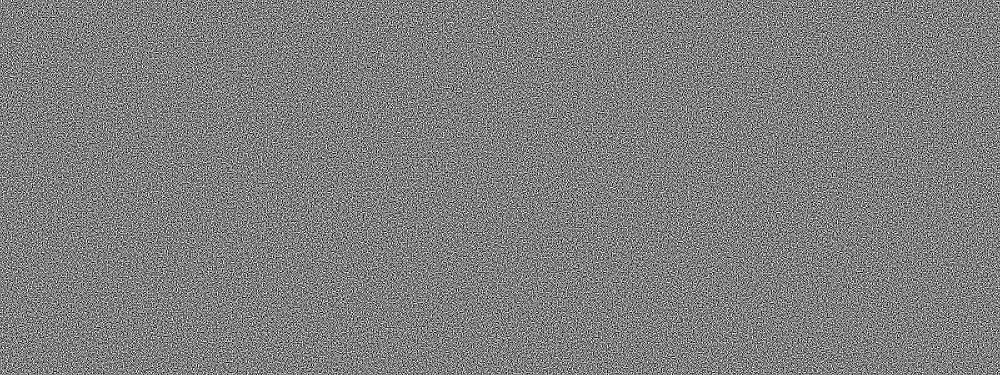
#> input picture share_1.png, 1000 x 375 px, shrunk from 1600 x 600 before the run
$ python encrypt.py share_1.png
#> lines starting #> are read from the running program, lines starting #| are printed output that depends on the picture
from PIL import Image, ImageDraw
import os
import sys
from random import SystemRandom
random = SystemRandom()

image = str(sys.argv[1])

if not os.path.isfile(image):
    print("File not found !")
    exit()

img = Image.open(image)
#> img is the input picture: PIL image 1000x375 L; min 0, max 255, mean 127.5

f, e = os.path.splitext(image)
out_filename_A = "share_1.png"
out_filename_B = "share_2.png"

img = img.convert('1')
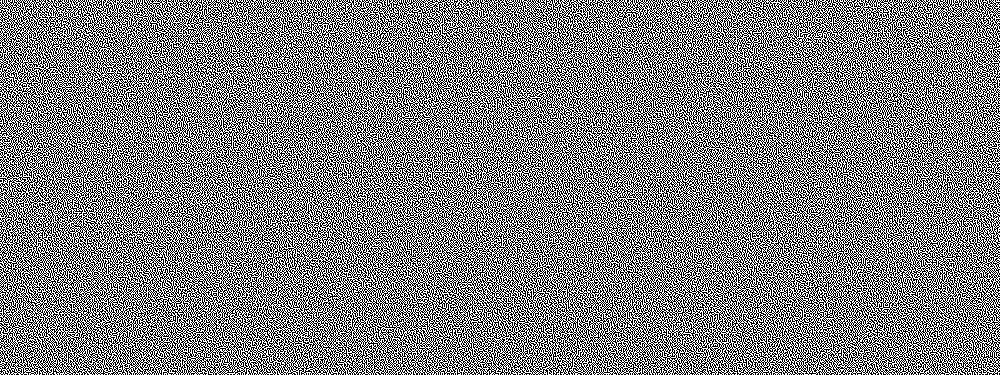
#> img: PIL image 1000x375 1; 50% white in thin lines or dots
width = img.size[0]*2
#> width = 2000
height = img.size[1]*2
#> height = 750
out_image_A = Image.new('1', (width, height))
#> out_image_A: PIL image 2000x750 1; every value is 0
out_image_B = Image.new('1', (width, height))
draw_A = ImageDraw.Draw(out_image_A)
draw_B = ImageDraw.Draw(out_image_B)
patterns = ((1, 1, 0, 0), (1, 0, 1, 0), (1, 0, 0, 1),
            (0, 1, 1, 0), (0, 1, 0, 1), (0, 0, 1, 1))
for x in range(0, int(width/2)):
    for y in range(0, int(height/2)):
        pixel = img.getpixel((x, y))
        pat = random.choice(patterns)
        draw_A.point((x*2, y*2), pat[0])
        draw_A.point((x*2+1, y*2), pat[1])
        draw_A.point((x*2, y*2+1), pat[2])
        draw_A.point((x*2+1, y*2+1), pat[3])
        if pixel == 0:
            draw_B.point((x*2, y*2), 1-pat[0])
            draw_B.point((x*2+1, y*2), 1-pat[1])
            draw_B.point((x*2, y*2+1), 1-pat[2])
            draw_B.point((x*2+1, y*2+1), 1-pat[3])
        else:
            draw_B.point((x*2, y*2), pat[0])
            draw_B.point((x*2+1, y*2), pat[1])
            draw_B.point((x*2, y*2+1), pat[2])
            draw_B.point((x*2+1, y*2+1), pat[3])

out_image_A.save(out_filename_A, 'PNG')
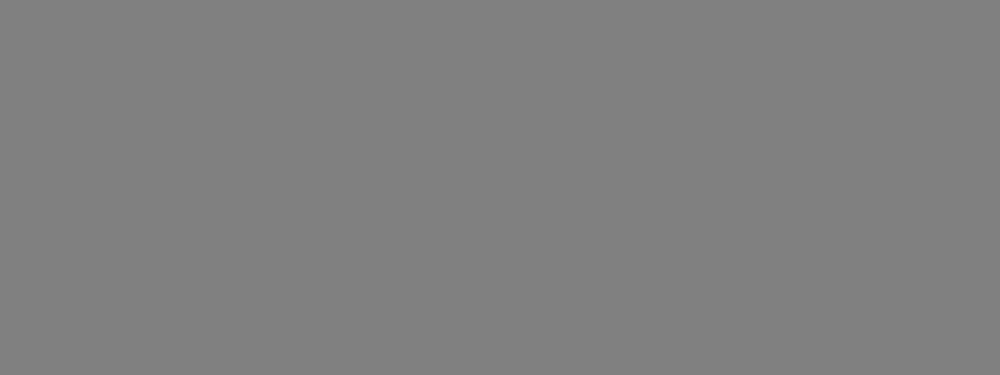
#> saved as share_1.png: PIL image 2000x750 1 (shown at 1/2 size); 50% white in thin lines or dots
out_image_B.save(out_filename_B, 'PNG')
